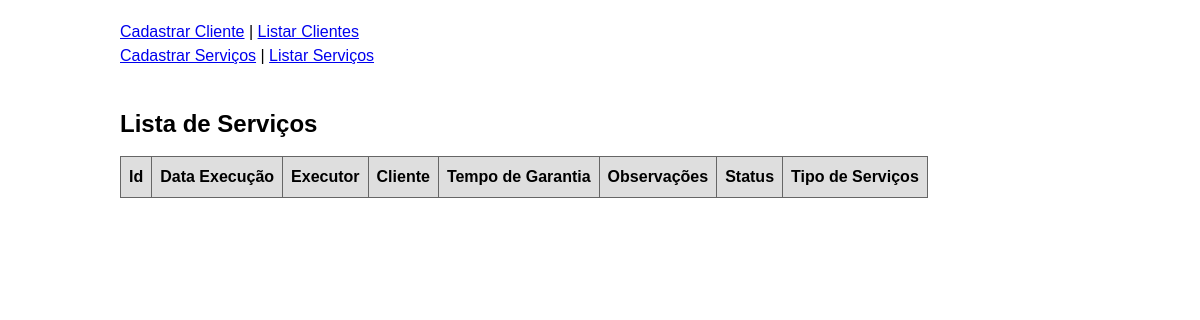
Before: / with the older database file.
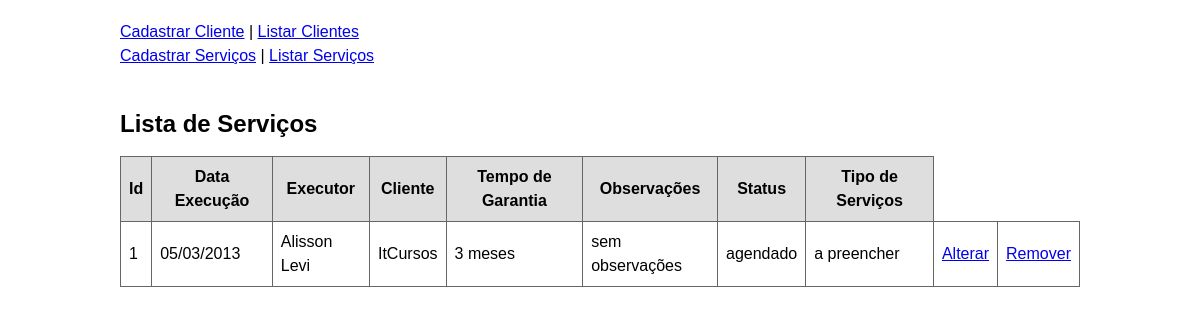
After: the same page with the newer database file.
### tables this page shows
CREATE TABLE servico_tecnico (
	id int NOT NULL auto_increment,
	data_execucao date NOT NULL,
	funcionario_id int NOT NULL,
	cliente_id int NOT NULL,
	tempo_garantia int NOT NULL,
	observacoes varchar(255) NOT NULL,
	status varchar(255) NOT NULL,
	PRIMARY KEY (id),
	FOREIGN KEY (funcionario_id) REFERENCES funcionarios(id),
	FOREIGN KEY (cliente_id) REFERENCES clientes(id)
);

CREATE TABLE funcionarios (
	id int NOT NULL auto_increment,
	nome varchar(255) NOT NULL,
	email varchar(255) NOT NULL,
	dias_semanas_trabalho varchar(255) NOT NULL,
	PRIMARY KEY (id)
);

CREATE TABLE clientes ( 
	id int NOT NULL auto_increment,
	nome varchar(255) NOT NULL,
	razao_social varchar(255) NOT NULL,
	cnpj char(18) NOT NULL,
	endereco varchar(255) NOT NULL,
	data_ultima_visita date NULL,
	data_proxima_visita date NULL,
	status varchar(255) NOT NULL,
	PRIMARY KEY (id)
);

### controle/rotas.php (called while the page is built, shortened)
<?php
    function montar_include($pasta, $arquivo) {
        return TEMPLATES.'/'.$pasta.'/'.$arquivo.'.php';
    }
    function mostrar_conteudo() {
        $uri = $_SERVER['REQUEST_URI'];
        $uri = explode('?', $uri);
        $uri = $uri[0];
        $uri = rtrim($uri, '/');
        $partes = explode('/', $uri);
        if(count($partes) >= 5) {
            $arquivo = array_pop($partes);
            $pasta = array_pop($partes);
        } else {
            $pasta = 'servico';
            $arquivo = 'listar';
        }
        $caminho = montar_include($pasta, $arquivo);
        include_once($caminho);
    }
?>

### templates/servico/listar.php (the view)
<br /><br />
<h2>Lista de Serviços</h2>
<?php
	$sql = 'select * from servico_tecnico;';
	$resultado = mysql_query($sql);
	echo '<table class=\'lista\'>
		<tr>
			<th>Id</th>
			<th>Data Execução</th>
			<th>Executor</th>
			<th>Cliente</th>
			<th>Tempo de Garantia</th>
			<th>Observações</th>
			<th>Status</th>
			<th>Tipo de Serviços</th>
		</tr>';
	while ($servicos = mysql_fetch_assoc($resultado)) {
		$servicos['data_execucao']=implode("/",array_reverse(explode("-",$servicos['data_execucao'])));
			echo '<tr>
					<td>'.$servicos['id'].'</td>
					<td>'.$servicos['data_execucao'].'</td>';
					$idFuncionario=$servicos['funcionario_id'];
					$sqlFuncionario = 'SELECT nome FROM funcionarios WHERE id='.$idFuncionario.';';
					$resultadoFuncionario = mysql_query($sqlFuncionario);
					$nomeFuncionario = mysql_fetch_assoc($resultadoFuncionario);
					echo 	'<td>'.$nomeFuncionario['nome'].'</td>';
					$idCliente=$servicos['cliente_id'];
					$sqlCliente = 'SELECT nome FROM clientes WHERE id='.$idCliente.';';
					$resultadoCliente = mysql_query($sqlCliente);
					$nomeCliente = mysql_fetch_assoc($resultadoCliente);
					echo '<td>'.$nomeCliente['nome'].'</td>
					<td>'.$servicos['tempo_garantia'].' meses</td>
					<td>'.$servicos['observacoes'].'</td>
					<td>'.$servicos['status'].'</td>
					<td>a preencher</td>
					<td><a href=\'/'.BASE.'/index.php/servico/alterar/?id='.$servicos['id'].'\'>Alterar</a></td>
					<td><a href=\'/'.BASE.'/index.php/servico/remover/?id='.$servicos['id'].'\'>Remover</a></td>
				</tr>';
			}
			echo '</table>';
?>

Changed rows visible on the page:
added servico_tecnico: id "1", data_execucao "05/03/2013", funcionario.nome "Alisson Levi", cliente.nome "ItCursos", tempo_garantia "3", observacoes "sem observações", status "agendado"
